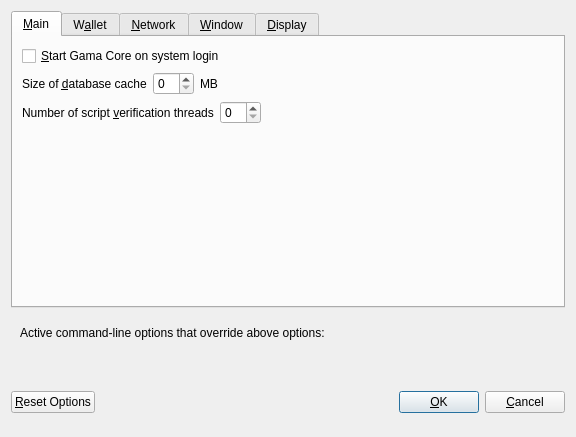
<?xml version="1.0" encoding="UTF-8"?>
<ui version="4.0">
 <class>OptionsDialog</class>
 <widget class="QDialog" name="OptionsDialog">
  <property name="geometry">
   <rect>
    <x>0</x>
    <y>0</y>
    <width>576</width>
    <height>402</height>
   </rect>
  </property>
  <property name="windowTitle">
   <string>Options</string>
  </property>
  <property name="modal">
   <bool>true</bool>
  </property>
  <layout class="QVBoxLayout" name="verticalLayout">
   <item>
    <widget class="QTabWidget" name="tabWidget">
     <property name="currentIndex">
      <number>0</number>
     </property>
     <widget class="QWidget" name="tabMain">
      <attribute name="title">
       <string>&amp;Main</string>
      </attribute>
      <layout class="QVBoxLayout" name="verticalLayout_Main">
       <item>
        <widget class="QCheckBox" name="bitcoinAtStartup">
         <property name="toolTip">
          <string>Automatically start Gama Core after logging in to the system.</string>
         </property>
         <property name="text">
          <string>&amp;Start Gama Core on system login</string>
         </property>
        </widget>
       </item>
       <item>
        <layout class="QHBoxLayout" name="horizontalLayout_2_Main">
         <item>
          <widget class="QLabel" name="databaseCacheLabel">
           <property name="text">
            <string>Size of &amp;database cache</string>
           </property>
           <property name="textFormat">
            <enum>Qt::PlainText</enum>
           </property>
           <property name="buddy">
            <cstring>databaseCache</cstring>
           </property>
          </widget>
         </item>
         <item>
          <widget class="QSpinBox" name="databaseCache"/>
         </item>
         <item>
          <widget class="QLabel" name="databaseCacheUnitLabel">
           <property name="text">
            <string>MB</string>
           </property>
           <property name="textFormat">
            <enum>Qt::PlainText</enum>
           </property>
          </widget>
         </item>
         <item>
          <spacer name="horizontalSpacer_2_Main">
           <property name="orientation">
            <enum>Qt::Horizontal</enum>
           </property>
           <property name="sizeHint" stdset="0">
            <size>
             <width>40</width>
             <height>20</height>
            </size>
           </property>
          </spacer>
         </item>
        </layout>
       </item>
       <item>
        <layout class="QHBoxLayout" name="horizontalLayout_3_Main">
         <item>
          <widget class="QLabel" name="threadsScriptVerifLabel">
           <property name="text">
            <string>Number of script &amp;verification threads</string>
           </property>
           <property name="textFormat">
            <enum>Qt::PlainText</enum>
           </property>
           <property name="buddy">
            <cstring>threadsScriptVerif</cstring>
           </property>
          </widget>
         </item>
         <item>
          <widget class="QSpinBox" name="threadsScriptVerif">
           <property name="toolTip">
            <string>(0 = auto, &lt;0 = leave that many cores free)</string>
           </property>
          </widget>
         </item>
         <item>
          <spacer name="horizontalSpacer_3_Main">
           <property name="orientation">
            <enum>Qt::Horizontal</enum>
           </property>
           <property name="sizeHint" stdset="0">
            <size>
             <width>40</width>
             <height>20</height>
            </size>
           </property>
          </spacer>
         </item>
        </layout>
       </item>
       <item>
        <spacer name="verticalSpacer_Main">
         <property name="orientation">
          <enum>Qt::Vertical</enum>
         </property>
         <property name="sizeHint" stdset="0">
          <size>
           <width>20</width>
           <height>40</height>
          </size>
         </property>
        </spacer>
       </item>
      </layout>
     </widget>
     <widget class="QWidget" name="tabWallet">
      <attribute name="title">
       <string>W&amp;allet</string>
      </attribute>
      <layout class="QVBoxLayout" name="verticalLayout_Wallet">
       <item>
        <widget class="QGroupBox" name="groupBox">
         <property name="title">
          <string>Expert</string>
         </property>
         <layout class="QVBoxLayout" name="verticalLayout_2">
          <item>
           <widget class="QCheckBox" name="coinControlFeatures">
            <property name="toolTip">
             <string>Whether to show coin control features or not.</string>
            </property>
            <property name="text">
             <string>Enable coin &amp;control features</string>
            </property>
           </widget>
          </item>
          <item>
           <widget class="QCheckBox" name="showMasternodesTab">
            <property name="toolTip">
             <string>Show additional tab listing all your masternodes in first sub-tab&lt;br/&gt;and all masternodes on the network in second sub-tab.</string>
            </property>
            <property name="text">
             <string>Show Masternodes Tab</string>
            </property>
           </widget>
          </item>
          <item>
           <widget class="QCheckBox" name="showAdvancedPSUI">
            <property name="toolTip">
             <string>Show additional information and buttons for PrivateSend on overview screen.</string>
            </property>
            <property name="text">
             <string>Enable advanced PrivateSend interface</string>
            </property>
           </widget>
          </item>
          <item>
           <widget class="QCheckBox" name="lowKeysWarning">
            <property name="toolTip">
             <string>Show warning dialog when PrivateSend detects that wallet has very low number of keys left.</string>
            </property>
            <property name="text">
             <string>Warn if PrivateSend is running out of keys</string>
            </property>
           </widget>
          </item>
          <item>
           <widget class="QCheckBox" name="privateSendMultiSession">
            <property name="toolTip">
             <string>Whether to use experimental PrivateSend mode with multiple mixing sessions per block.&lt;br/&gt;Note: You must use this feature carefully.&lt;br/&gt;Make sure you always have recent wallet (auto)backup in a safe place!</string>
            </property>
            <property name="text">
             <string>Enable PrivateSend &amp;multi-session</string>
            </property>
           </widget>
          </item>
          <item>
           <widget class="QCheckBox" name="spendZeroConfChange">
            <property name="toolTip">
             <string>If you disable the spending of unconfirmed change, the change from a transaction&lt;br/&gt;cannot be used until that transaction has at least one confirmation.&lt;br/&gt;This also affects how your balance is computed.</string>
            </property>
            <property name="text">
             <string>&amp;Spend unconfirmed change</string>
            </property>
           </widget>
          </item>
         </layout>
        </widget>
       </item>
       <item>
        <layout class="QHBoxLayout" name="horizontalLayout_4_Wallet">
         <item>
          <widget class="QLabel" name="label">
           <property name="toolTip">
            <string>This setting determines the amount of individual masternodes that an input will be anonymized through.&lt;br/&gt;More rounds of anonymization gives a higher degree of privacy, but also costs more in fees.</string>
           </property>
           <property name="text">
            <string>PrivateSend rounds to use</string>
           </property>
          </widget>
         </item>
         <item>
          <widget class="QSpinBox" name="privateSendRounds">
           <property name="minimum">
            <number>2</number>
           </property>
           <property name="maximum">
            <number>8</number>
           </property>
           <property name="value">
            <number>4</number>
           </property>
          </widget>
         </item>
        </layout>
       </item>
       <item>
        <layout class="QHBoxLayout" name="horizontalLayout">
         <item>
          <widget class="QLabel" name="label_2">
           <property name="toolTip">
            <string>This amount acts as a threshold to turn off PrivateSend once it's reached.</string>
           </property>
           <property name="statusTip">
            <string notr="true"/>
           </property>
           <property name="whatsThis">
            <string notr="true"/>
           </property>
           <property name="accessibleName">
            <string notr="true"/>
           </property>
           <property name="accessibleDescription">
            <string notr="true"/>
           </property>
           <property name="text">
            <string>Amount of Gama to keep anonymized</string>
           </property>
          </widget>
         </item>
         <item>
          <widget class="QSpinBox" name="privateSendAmount">
           <property name="minimum">
            <number>2</number>
           </property>
           <property name="maximum">
            <number>2000</number>
           </property>
           <property name="singleStep">
            <number>10</number>
           </property>
           <property name="value">
            <number>1000</number>
           </property>
          </widget>
         </item>
        </layout>
       </item>
       <item>
        <spacer name="verticalSpacer_Wallet">
         <property name="orientation">
          <enum>Qt::Vertical</enum>
         </property>
         <property name="sizeHint" stdset="0">
          <size>
           <width>20</width>
           <height>40</height>
          </size>
         </property>
        </spacer>
       </item>
      </layout>
     </widget>
     <widget class="QWidget" name="tabNetwork">
      <attribute name="title">
       <string>&amp;Network</string>
      </attribute>
      <layout class="QVBoxLayout" name="verticalLayout_Network">
       <item>
        <widget class="QCheckBox" name="mapPortUpnp">
         <property name="toolTip">
          <string>Automatically open the Gama Core client port on the router. This only works when your router supports UPnP and it is enabled.</string>
         </property>
         <property name="text">
          <string>Map port using &amp;UPnP</string>
         </property>
        </widget>
       </item>
       <item>
        <widget class="QCheckBox" name="allowIncoming">
         <property name="toolTip">
          <string>Accept connections from outside</string>
         </property>
         <property name="text">
          <string>Allow incoming connections</string>
         </property>
        </widget>
       </item>
       <item>
        <widget class="QCheckBox" name="connectSocks">
         <property name="toolTip">
          <string>Connect to the Gama network through a SOCKS5 proxy.</string>
         </property>
         <property name="text">
          <string>&amp;Connect through SOCKS5 proxy (default proxy):</string>
         </property>
        </widget>
       </item>
       <item>
        <layout class="QHBoxLayout" name="horizontalLayout_1_Network">
         <item>
          <widget class="QLabel" name="proxyIpLabel">
           <property name="text">
            <string>Proxy &amp;IP:</string>
           </property>
           <property name="textFormat">
            <enum>Qt::PlainText</enum>
           </property>
           <property name="buddy">
            <cstring>proxyIp</cstring>
           </property>
          </widget>
         </item>
         <item>
          <widget class="QValidatedLineEdit" name="proxyIp">
           <property name="minimumSize">
            <size>
             <width>140</width>
             <height>0</height>
            </size>
           </property>
           <property name="maximumSize">
            <size>
             <width>140</width>
             <height>16777215</height>
            </size>
           </property>
           <property name="toolTip">
            <string>IP address of the proxy (e.g. IPv4: 127.0.0.1 / IPv6: ::1)</string>
           </property>
          </widget>
         </item>
         <item>
          <widget class="QLabel" name="proxyPortLabel">
           <property name="text">
            <string>&amp;Port:</string>
           </property>
           <property name="textFormat">
            <enum>Qt::PlainText</enum>
           </property>
           <property name="buddy">
            <cstring>proxyPort</cstring>
           </property>
          </widget>
         </item>
         <item>
          <widget class="QLineEdit" name="proxyPort">
           <property name="minimumSize">
            <size>
             <width>55</width>
             <height>0</height>
            </size>
           </property>
           <property name="maximumSize">
            <size>
             <width>55</width>
             <height>16777215</height>
            </size>
           </property>
           <property name="toolTip">
            <string>Port of the proxy (e.g. 9050)</string>
           </property>
          </widget>
         </item>
         <item>
          <spacer name="horizontalSpacer_1_Network">
           <property name="orientation">
            <enum>Qt::Horizontal</enum>
           </property>
           <property name="sizeHint" stdset="0">
            <size>
             <width>40</width>
             <height>20</height>
            </size>
           </property>
          </spacer>
         </item>
        </layout>
       </item>
       <item>
        <layout class="QHBoxLayout" name="horizontalLayout_2_Network">
         <item>
          <widget class="QLabel" name="proxyActiveNets">
           <property name="text">
            <string>Used for reaching peers via:</string>
           </property>
           <property name="textFormat">
            <enum>Qt::PlainText</enum>
           </property>
          </widget>
         </item>
         <item>
          <widget class="QCheckBox" name="proxyReachIPv4">
           <property name="enabled">
            <bool>false</bool>
           </property>
           <property name="toolTip">
            <string>Shows, if the supplied default SOCKS5 proxy is used to reach peers via this network type.</string>
           </property>
           <property name="text">
            <string/>
           </property>
          </widget>
         </item>
         <item>
          <widget class="QLabel" name="proxyReachIPv4Label">
           <property name="text">
            <string>IPv4</string>
           </property>
           <property name="textFormat">
            <enum>Qt::PlainText</enum>
           </property>
          </widget>
         </item>
         <item>
          <widget class="QCheckBox" name="proxyReachIPv6">
           <property name="enabled">
            <bool>false</bool>
           </property>
           <property name="toolTip">
            <string>Shows, if the supplied default SOCKS5 proxy is used to reach peers via this network type.</string>
           </property>
           <property name="text">
            <string/>
           </property>
          </widget>
         </item>
         <item>
          <widget class="QLabel" name="proxyReachIPv6Label">
           <property name="text">
            <string>IPv6</string>
           </property>
           <property name="textFormat">
            <enum>Qt::PlainText</enum>
           </property>
          </widget>
         </item>
         <item>
          <widget class="QCheckBox" name="proxyReachTor">
           <property name="enabled">
            <bool>false</bool>
           </property>
           <property name="toolTip">
            <string>Shows, if the supplied default SOCKS5 proxy is used to reach peers via this network type.</string>
           </property>
           <property name="text">
            <string/>
           </property>
          </widget>
         </item>
         <item>
          <widget class="QLabel" name="proxyReachTorLabel">
           <property name="text">
            <string>Tor</string>
           </property>
           <property name="textFormat">
            <enum>Qt::PlainText</enum>
           </property>
          </widget>
         </item>
         <item>
          <spacer name="horizontalSpacer_2_Network">
           <property name="orientation">
            <enum>Qt::Horizontal</enum>
           </property>
           <property name="sizeHint" stdset="0">
            <size>
             <width>40</width>
             <height>20</height>
            </size>
           </property>
          </spacer>
         </item>
        </layout>
       </item>
       <item>
        <widget class="QCheckBox" name="connectSocksTor">
         <property name="toolTip">
          <string>Connect to the Gama network through a separate SOCKS5 proxy for Tor hidden services.</string>
         </property>
         <property name="text">
          <string>Use separate SOCKS5 proxy to reach peers via Tor hidden services:</string>
         </property>
        </widget>
       </item>
       <item>
        <layout class="QHBoxLayout" name="horizontalLayout_3_Network">
         <item>
          <widget class="QLabel" name="proxyIpTorLabel">
           <property name="text">
            <string>Proxy &amp;IP:</string>
           </property>
           <property name="textFormat">
            <enum>Qt::PlainText</enum>
           </property>
           <property name="buddy">
            <cstring>proxyIpTor</cstring>
           </property>
          </widget>
         </item>
         <item>
          <widget class="QValidatedLineEdit" name="proxyIpTor">
           <property name="minimumSize">
            <size>
             <width>140</width>
             <height>0</height>
            </size>
           </property>
           <property name="maximumSize">
            <size>
             <width>140</width>
             <height>16777215</height>
            </size>
           </property>
           <property name="toolTip">
            <string>IP address of the proxy (e.g. IPv4: 127.0.0.1 / IPv6: ::1)</string>
           </property>
          </widget>
         </item>
         <item>
          <widget class="QLabel" name="proxyPortTorLabel">
           <property name="text">
            <string>&amp;Port:</string>
           </property>
           <property name="textFormat">
            <enum>Qt::PlainText</enum>
           </property>
           <property name="buddy">
            <cstring>proxyPortTor</cstring>
           </property>
          </widget>
         </item>
         <item>
          <widget class="QLineEdit" name="proxyPortTor">
           <property name="minimumSize">
            <size>
             <width>55</width>
             <height>0</height>
            </size>
           </property>
           <property name="maximumSize">
            <size>
             <width>55</width>
             <height>16777215</height>
            </size>
           </property>
           <property name="toolTip">
            <string>Port of the proxy (e.g. 9050)</string>
           </property>
          </widget>
         </item>
         <item>
          <spacer name="horizontalSpacer_4_Network">
           <property name="orientation">
            <enum>Qt::Horizontal</enum>
           </property>
           <property name="sizeHint" stdset="0">
            <size>
             <width>40</width>
             <height>20</height>
            </size>
           </property>
          </spacer>
         </item>
        </layout>
       </item>
       <item>
        <spacer name="verticalSpacer_Network">
         <property name="orientation">
          <enum>Qt::Vertical</enum>
         </property>
         <property name="sizeHint" stdset="0">
          <size>
           <width>20</width>
           <height>40</height>
          </size>
         </property>
        </spacer>
       </item>
      </layout>
     </widget>
     <widget class="QWidget" name="tabWindow">
      <attribute name="title">
       <string>&amp;Window</string>
      </attribute>
      <layout class="QVBoxLayout" name="verticalLayout_Window">
       <item>
        <widget class="QCheckBox" name="hideTrayIcon">
         <property name="toolTip">
          <string>&amp;Hide the icon from the system tray.</string>
         </property>
         <property name="text">
          <string>Hide tray icon</string>
         </property>
        </widget>
       </item>
       <item>
        <widget class="QCheckBox" name="minimizeToTray">
         <property name="toolTip">
          <string>Show only a tray icon after minimizing the window.</string>
         </property>
         <property name="text">
          <string>&amp;Minimize to the tray instead of the taskbar</string>
         </property>
        </widget>
       </item>
       <item>
        <widget class="QCheckBox" name="minimizeOnClose">
         <property name="toolTip">
          <string>Minimize instead of exit the application when the window is closed. When this option is enabled, the application will be closed only after selecting Exit in the menu.</string>
         </property>
         <property name="text">
          <string>M&amp;inimize on close</string>
         </property>
        </widget>
       </item>
       <item>
        <spacer name="verticalSpacer_Window">
         <property name="orientation">
          <enum>Qt::Vertical</enum>
         </property>
         <property name="sizeHint" stdset="0">
          <size>
           <width>20</width>
           <height>40</height>
          </size>
         </property>
        </spacer>
       </item>
      </layout>
     </widget>
     <widget class="QWidget" name="tabDisplay">
      <attribute name="title">
       <string>&amp;Display</string>
      </attribute>
      <layout class="QVBoxLayout" name="verticalLayout_Display">
       <item>
        <layout class="QHBoxLayout" name="horizontalLayout_1_Display">
         <item>
          <widget class="QLabel" name="langLabel">
           <property name="text">
            <string>User Interface &amp;language:</string>
           </property>
           <property name="textFormat">
            <enum>Qt::PlainText</enum>
           </property>
           <property name="buddy">
            <cstring>lang</cstring>
           </property>
          </widget>
         </item>
         <item>
          <widget class="QValueComboBox" name="lang">
           <property name="toolTip">
            <string>The user interface language can be set here. This setting will take effect after restarting Gama Core.</string>
           </property>
          </widget>
         </item>
        </layout>
       </item>
       <item>
        <widget class="QLabel" name="label_3">
         <property name="toolTip">
          <string notr="true"/>
         </property>
         <property name="statusTip">
          <string notr="true"/>
         </property>
         <property name="whatsThis">
          <string notr="true"/>
         </property>
         <property name="accessibleName">
          <string notr="true"/>
         </property>
         <property name="text">
          <string>Language missing or translation incomplete? Help contributing translations here:
https://www.transifex.com/projects/p/gama/</string>
         </property>
         <property name="wordWrap">
          <bool>true</bool>
         </property>
         <property name="openExternalLinks">
          <bool>true</bool>
         </property>
         <property name="textInteractionFlags">
          <set>Qt::TextBrowserInteraction</set>
         </property>
        </widget>
       </item>
       <item>
        <layout class="QHBoxLayout" name="horizontalLayout_4_Display" stretch="0,0">
         <item>
          <widget class="QLabel" name="themeLabel">
           <property name="text">
            <string>User Interface Theme:</string>
           </property>
          </widget>
         </item>
         <item>
          <widget class="QValueComboBox" name="theme"/>
         </item>
        </layout>
       </item>
       <item>
        <widget class="Line" name="line">
         <property name="orientation">
          <enum>Qt::Horizontal</enum>
         </property>
        </widget>
       </item>
       <item>
        <layout class="QHBoxLayout" name="horizontalLayout_2_Display">
         <item>
          <widget class="QLabel" name="unitLabel">
           <property name="text">
            <string>&amp;Unit to show amounts in:</string>
           </property>
           <property name="textFormat">
            <enum>Qt::PlainText</enum>
           </property>
           <property name="buddy">
            <cstring>unit</cstring>
           </property>
          </widget>
         </item>
         <item>
          <widget class="QValueComboBox" name="unit">
           <property name="toolTip">
            <string>Choose the default subdivision unit to show in the interface and when sending coins.</string>
           </property>
          </widget>
         </item>
        </layout>
       </item>
       <item>
        <layout class="QHBoxLayout" name="horizontalLayout_5_Display">
         <item>
          <widget class="QLabel" name="digitsLabel">
           <property name="text">
            <string>Decimal digits</string>
           </property>
          </widget>
         </item>
         <item>
          <widget class="QValueComboBox" name="digits"/>
         </item>
        </layout>
       </item>
       <item>
        <layout class="QHBoxLayout" name="horizontalLayout_3_Display">
         <item>
          <widget class="QLabel" name="thirdPartyTxUrlsLabel">
           <property name="toolTip">
            <string>Third party URLs (e.g. a block explorer) that appear in the transactions tab as context menu items.&lt;br/&gt;%s in the URL is replaced by transaction hash. Multiple URLs are separated by vertical bar |.</string>
           </property>
           <property name="text">
            <string>Third party transaction URLs</string>
           </property>
           <property name="buddy">
            <cstring>thirdPartyTxUrls</cstring>
           </property>
          </widget>
         </item>
         <item>
          <widget class="QLineEdit" name="thirdPartyTxUrls">
           <property name="toolTip">
            <string>Third party URLs (e.g. a block explorer) that appear in the transactions tab as context menu items.&lt;br/&gt;%s in the URL is replaced by transaction hash. Multiple URLs are separated by vertical bar |.</string>
           </property>
          </widget>
         </item>
        </layout>
       </item>
       <item>
        <spacer name="verticalSpacer">
         <property name="orientation">
          <enum>Qt::Vertical</enum>
         </property>
         <property name="sizeHint" stdset="0">
          <size>
           <width>20</width>
           <height>40</height>
          </size>
         </property>
        </spacer>
       </item>
      </layout>
     </widget>
    </widget>
   </item>
   <item>
    <widget class="QFrame" name="frame">
     <layout class="QVBoxLayout" name="verticalLayout_Bottom">
      <item>
       <layout class="QHBoxLayout" name="horizontalLayout_Bottom">
        <item>
         <widget class="QLabel" name="overriddenByCommandLineInfoLabel">
          <property name="text">
           <string>Active command-line options that override above options:</string>
          </property>
          <property name="textFormat">
           <enum>Qt::PlainText</enum>
          </property>
         </widget>
        </item>
        <item>
         <spacer name="horizontalSpacer_Bottom">
          <property name="orientation">
           <enum>Qt::Horizontal</enum>
          </property>
          <property name="sizeHint" stdset="0">
           <size>
            <width>40</width>
            <height>20</height>
           </size>
          </property>
         </spacer>
        </item>
       </layout>
      </item>
      <item>
       <widget class="QLabel" name="overriddenByCommandLineLabel">
        <property name="text">
         <string/>
        </property>
        <property name="textFormat">
         <enum>Qt::PlainText</enum>
        </property>
        <property name="wordWrap">
         <bool>true</bool>
        </property>
       </widget>
      </item>
     </layout>
    </widget>
   </item>
   <item>
    <layout class="QHBoxLayout" name="horizontalLayout_Buttons">
     <item>
      <widget class="QPushButton" name="resetButton">
       <property name="toolTip">
        <string>Reset all client options to default.</string>
       </property>
       <property name="text">
        <string>&amp;Reset Options</string>
       </property>
       <property name="autoDefault">
        <bool>false</bool>
       </property>
      </widget>
     </item>
     <item>
      <spacer name="horizontalSpacer_1">
       <property name="orientation">
        <enum>Qt::Horizontal</enum>
       </property>
       <property name="sizeHint" stdset="0">
        <size>
         <width>40</width>
         <height>48</height>
        </size>
       </property>
      </spacer>
     </item>
     <item>
      <widget class="QLabel" name="statusLabel">
       <property name="minimumSize">
        <size>
         <width>200</width>
         <height>0</height>
        </size>
       </property>
       <property name="font">
        <font>
         <weight>75</weight>
         <bold>true</bold>
        </font>
       </property>
       <property name="text">
        <string/>
       </property>
       <property name="textFormat">
        <enum>Qt::PlainText</enum>
       </property>
       <property name="wordWrap">
        <bool>true</bool>
       </property>
      </widget>
     </item>
     <item>
      <spacer name="horizontalSpacer_2">
       <property name="orientation">
        <enum>Qt::Horizontal</enum>
       </property>
       <property name="sizeHint" stdset="0">
        <size>
         <width>40</width>
         <height>48</height>
        </size>
       </property>
      </spacer>
     </item>
     <item>
      <widget class="QPushButton" name="okButton">
       <property name="text">
        <string>&amp;OK</string>
       </property>
       <property name="autoDefault">
        <bool>false</bool>
       </property>
       <property name="default">
        <bool>true</bool>
       </property>
      </widget>
     </item>
     <item>
      <widget class="QPushButton" name="cancelButton">
       <property name="text">
        <string>&amp;Cancel</string>
       </property>
       <property name="autoDefault">
        <bool>false</bool>
       </property>
      </widget>
     </item>
    </layout>
   </item>
  </layout>
 </widget>
 <customwidgets>
  <customwidget>
   <class>QValidatedLineEdit</class>
   <extends>QLineEdit</extends>
   <header>qvalidatedlineedit.h</header>
  </customwidget>
  <customwidget>
   <class>QValueComboBox</class>
   <extends>QComboBox</extends>
   <header>qvaluecombobox.h</header>
  </customwidget>
 </customwidgets>
 <resources/>
 <connections/>
</ui>
